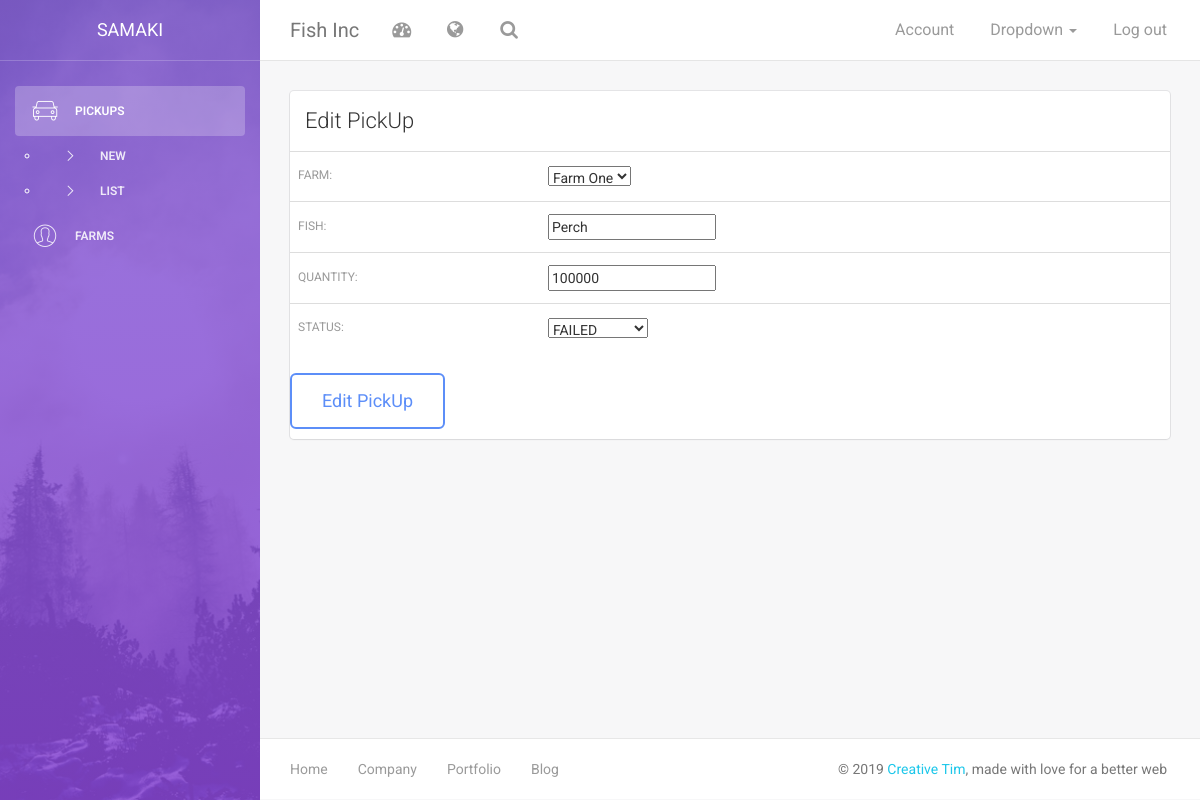
The page /edit_pickup/2/ on the database its author committed.
### farmer/models.py (models this page shows, shortened)
class PickUp(models.Model):
    STATUS = [
        ('PENDING', 'PENDING'),
        ('COMPLETE', 'COMPLETE'),
        ('FAILED', 'FAILED'),
        ('CANCELLED', 'CANCELLED'),
    ]
    farm = models.ForeignKey('Farm', on_delete=models.CASCADE)
    fish = models.CharField(max_length=50)
    quantity = models.IntegerField()
    status = models.CharField(max_length=50, choices=STATUS, default='PENDING')

### farmer/views.py (the view)
# urls.py: path('edit_pickup/<int:pick_id>/', edit_pickup, name='edit_pickup'),
def edit_pickup(request, pick_id=None):
    pickup_obj = get_object_or_404(PickUp, id=pick_id)
    form = PickUpForm(request.POST or None, instance = pickup_obj)
    if request.POST:
        if form.is_valid():
            pickup_obj = form.save(commit=False)
            pickup_obj.save()
            messages.success(request, "PickUp Updated")
            return redirect('index')
        else:
            context = {
                'form': form,
                'error': 'Record Not Updated Successfully. Please Try Again'
            }
            return render(request, 'edit_pickup.html', context)
    else:
        context = {
            'form': form,
        }
        return render(request, 'edit_pickup.html', context)

### farmer/forms.py
class PickUpForm(ModelForm):
    class Meta:
        model = PickUp
        fields = '__all__'

### farmer/models.py (called while the page is built)
    def __str__(self):
        return self.farm_name

### farmer/templates/edit_pickup.html (shortened to what this page needs)
{% extends "base.html" %}
{% load static %}
{% block sidebar %}
<div class="sidebar" data-color="purple" data-image="{% static "assets/img/sidebar-5.jpg" %}">
    <div class="sidebar-wrapper">
        <div class="logo">
            <a href="{% url 'index' %}" class="simple-text">
                Samaki
            </a>
        </div>
        <ul class="nav">
            <li class="active">
                <a href="{% url 'index' %}">
                    <i class="pe-7s-car"></i>
                    <p>PickUps</p>
                </a>
                <ul>
                    <li>
                        <a href="{% url 'pickup' %}">
                            <i class="pe-li pe-7s-angle-right"></i>
                            <p>New</p>
                        </a>
                    </li>
                    <li>
                        <a href="{% url 'index' %}">
                            <i class="pe-li pe-7s-angle-right"></i>
                            <p>List</p>
                        </a>
                    </li>
                </ul>
            </li>
            <li>
                <a href="{% url 'farm' %}">
                    <i class="pe-7s-user"></i>
                    <p>Farms</p>
                </a>
            </li>
        </ul>
    </div>
</div>
{% endblock %}
{% block content %}
    <div class="content">
        <div class="container-fluid">
            <div class="row">
                    <div class="col-md-12">
                        <div class="card">
                            <div class="header">
                                <h4 class="title">Edit PickUp</h4>
                            </div>
                            <div class="content table-responsive table-full-width">
                                <form action="" method="post">
                                    <table class="table table-hover">
                                        {{ form.as_table }}
                                    </table>
                                    <input class="btn btn-primary btn-lg" type="submit" value="Edit PickUp">
                                </form>
                            </div>
                        </div>
                    </div>
                </div>
        </div>
    </div>
{% endblock %}

### rows shown on the page
PickUp: farm "Farm One", fish "Perch", quantity "100000", status "FAILED"
